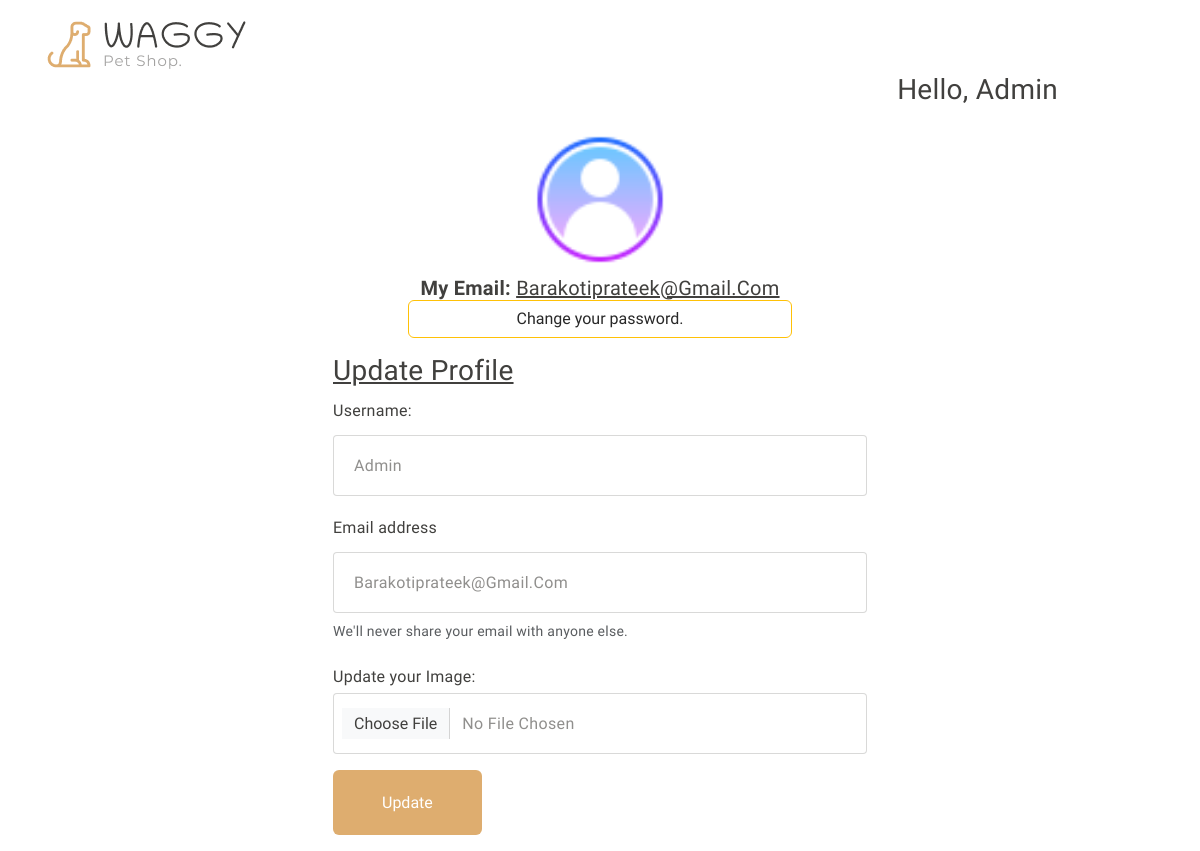
The app's page /profile (signed in) with its own data.
### shop/user/models.py (models this page shows)
class User(db.Model, UserMixin):
    id = db.Column(db.Integer, primary_key = True)
    email = db.Column(db.String(120) , unique = True , nullable = False)
    username = db.Column(db.String(50) , nullable=False)
    password = db.Column(db.String(60) , nullable=False)
    image_file = db.Column(db.String(20), nullable=False, default = 'default.png')
    role = db.Column(db.String(20) , nullable=False , default='customer')
    likes = db.relationship('Likes', backref='user', cascade='all, delete-orphan')
    cart_items = db.relationship('Cart', backref=db.backref('user', lazy=True), cascade='all, delete-orphan')
    user_orders = db.relationship('Order', back_populates='user', cascade='all, delete-orphan')
    def delete(self):
        for like in self.likes:
            db.session.delete(like)
        for order in self.user_orders:
            db.session.delete(order)
        for cart_item in self.cart_items:
            db.session.delete(cart_item)
        db.session.delete(self)
        db.session.commit()

### shop/user/routes.py (the view, shortened to what this page needs)
@app.route('/profile' , methods = ["POST", "GET"])
@login_required
def profile():
    return render_template('user/profile.html')

### shop/user/models.py (called while the page is built)
@login_manager.user_loader
def load_user(user_id):
    return User.query.get(int(user_id))

### shop/templates/user/profile.html (shortened to what this page needs)
{% extends 'base.html' %}
{% block body %}
<div class="container my-3">
      <div class="col-sm-4 col-lg-3 text-center text-sm-start">
        <div class="main-logo">
          <a href="{{url_for('home')}}">
            <img src="{{url_for('static' , filename='images/logo.png')}}" alt="logo" class="img-fluid">
          </a>
        </div>
      </div>
      <div class="container" style="display: flex; justify-content: space-between; align-items: center; padding: 0 100px;">
        <h3 style="margin: 0;">Hello, {{current_user.username}}</h3>
    </div>
      <div class="container my-3" style="display: flex; justify-content: center; ">
        <div class="card-group" >
          <div class="card" style="border: none;">
            <div class="imgcontainer" style="display: flex; justify-content: center; ">
              {% if current_user.image_file == 'default.png' %}
                <img src="{{url_for('static', filename='images/default.png')}}" style="width: 40%;">
              {% endif %}
            </div>
            <div class="container-sm" style="display: flex; justify-content: center;">
                <h5 class="card-text"><b>My Email: </b> <u>{{ current_user.email}}</u></h5>
            </div>
                <button class="btn btn-outline-warning">
            <a style="display: flex; justify-content: center;" href="{{url_for('change_pw')}}">Change your password. </a></button>
            </div>
            </div>
            </div>
            <div class="container my-3">
                <div class="row justify-content-center">
                    <div class="col-md-6">
                       <u> <h3>Update Profile</h3></u>
                        <form method="post" enctype="multipart/form-data">
                            <div class="mb-3">
                                <label for="uname" class="form-label">Username:</label>
                                <input type="text" class="form-control" value="{{current_user.username}}" aria-describedby="emailHelp" name="uname">
                            </div>
                            <div class="mb-3">
                                <label for="exampleInputEmail1" class="form-label">Email address</label>
                                <input type="email" class="form-control" value="{{current_user.email}}" aria-describedby="emailHelp" name="email">
                                <div id="emailHelp" class="form-text">We'll never share your email with anyone else.</div>
                            </div>
                            <div class="mb-3">
                                <label for="formGroupExampleInput">Update your Image: </label>
                                <input type="file" class="form-control"  name="img" >
                              </div>
                            <button type="submit" class="btn btn-primary">Update</button>
                        </form>
                    </div>
                </div>
            </div>
      {% endblock body %}

### shop/static/style.css (style rules this page uses)
:root { --header-height: 160px; --header-height-min: 80px; }
:root { --accent-color: #DEAD6F; --dark-color: #222222; --light-dark-color: #727272; --light-color: #fff; --grey-color: #dbdbdb; --light-grey-color: #fafafa; --primary-color: #6995B1; --light-primary-color: #eef1f3; }
:root { --body-font: 'Chilanka', cursive; --heading-font: 'Chilanka', cursive; --secondary-font: 'Montserrat', sans-serif; }
.btn-primary { padding: 1.2rem 3rem; --bs-btn-color: #fff; --bs-btn-bg: #DEAD6F; --bs-btn-border-color: transparent; --bs-btn-hover-color: #fff; --bs-btn-hover-bg: #e9b775; --bs-btn-hover-border-color: transparent; --bs-btn-focus-shadow-rgb: 49, 132, 253; --bs-btn-active-color: #fff; --bs-btn-active-bg: #DEAD6F; --bs-btn-active-border-color: transparent; --bs-btn-active-shadow: inset 0 3px 5px rgba(0, 0, 0, 0.125); --bs-btn-disabled-color: #fff; --bs-btn-disabled-bg: #d3d7dd; --bs-btn-disabled-border-color: transparent; }
h1, h2, h3, h4, h5, h6 { font-family: var(--heading-font); color: var(--bs-body-color); font-weight: 400; text-transform: capitalize; }
a { text-decoration: none; }
.card { --bs-card-inner-border-radius: none; --bs-card-bg: transparent; background-color: transparent; border: none; }
.form-control { color: #908F8D; line-height: normal; letter-spacing: 0.02125rem; text-transform: capitalize; border-radius: 0.25rem; border: 1px solid rgba(65, 64, 62, 0.20); background: #FFF; display: flex; padding: 1.25rem 0rem 1.25rem 1.25rem; align-items: center; gap: 0.375rem; align-self: stretch; }

### records on screen
User: username "Admin", email "Barakotiprateek@gmail.com", uname "admin", email "barakotiprateek@gmail.com"
